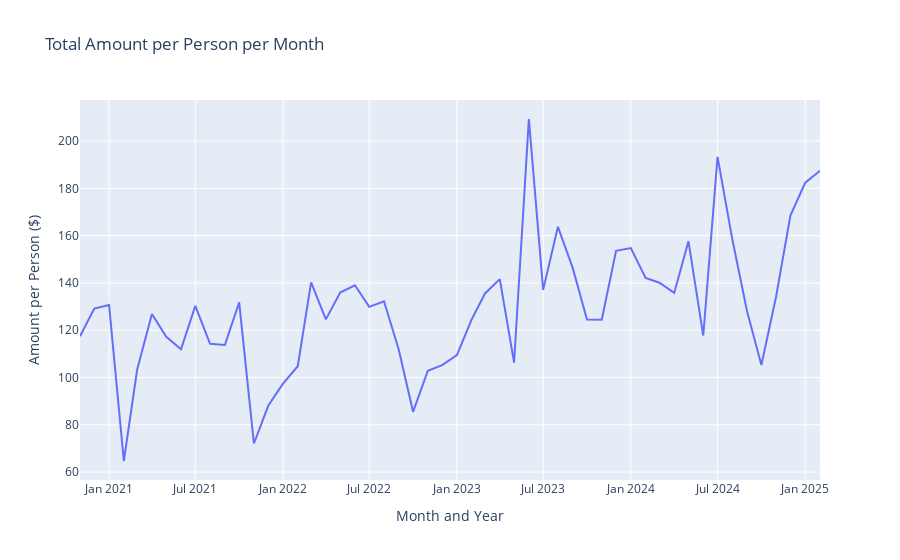

This figure's notebook cell:
### Markdown cell above
<a id="amount-per-person"></a>
## Amount per Person
[Back to Top](#)

### Code cell
# group by year and month, sum Amount
monthly_amount = df.groupby(df["Date"].dt.to_period("M"))["Amount"].sum().reset_index()
monthly_amount["Date"] = monthly_amount["Date"].astype(
    str
)  # convert to string for Plotly

# calculate amount per person
monthly_amount["Amount_per_person"] = monthly_amount["Amount"] / 3

# plot
fig = px.line(
    monthly_amount,
    x="Date",
    y="Amount_per_person",
    title="Total Amount per Person per Month",
    labels={"Date": "Month and Year", "Amount_per_person": "Amount per Person ($)"},
)

# format y-axis to show currency
fig.update_traces(hovertemplate="Month and Year: %{x}<br>Amount per Person: $%{y:.2f}")
fig.show()

### Figure 1 — Plotly figure (JSON) as saved in the notebook; plotly's stock layout.template omitted (floating-point values rounded to 4 significant figures)
{"data": [{"hovertemplate": "Month and Year: %{x}<br>Amount per Person: $%{y:.2f}", "legendgroup": "", "line": {"color": "#636efa", "dash": "solid"}, "marker": {"symbol": "circle"}, "mode": "lines", "name": "", "orientation": "v", "showlegend": false, "type": "scatter", "x": ["2020-11", "2020-12", "2021-01", "2021-02", "2021-03", "2021-04", "2021-05", "2021-06", "2021-07", "2021-08", "2021-09", "2021-10", "2021-11", "2021-12", "2022-01", "2022-02", "2022-03", "2022-04", "2022-05", "2022-06", "2022-07", "2022-08", "2022-09", "2022-10", "2022-11", "2022-12", "2023-01", "2023-02", "2023-03", "2023-04", "2023-05", "2023-06", "2023-07", "2023-08", "2023-09", "2023-10", "2023-11", "2023-12", "2024-01", "2024-02", "2024-03", "2024-04", "2024-05", "2024-06", "2024-07", "2024-08", "2024-09", "2024-10", "2024-11", "2024-12", "2025-01", "2025-02"], "xaxis": "x", "y": [117.4, 129.2, 130.7, 64.67, 103.4, 126.8, 117.2, 112.0, 130.3, 114.3, 113.7, 131.8, 72.07, 88.01, 97.41, 104.8, 140.2, 124.6, 135.9, 139.0, 129.9, 132.3, 111.7, 85.49, 102.8, 105.2, 109.5, 124.6, 135.5, 141.6, 106.3, 209.4, 137.1, 163.7, 146.4, 124.5, 124.4, 153.6, 154.8, 142.1, 140.1, 135.8, 157.6, 117.8, 193.3, 158.5, 127.9, 105.3, 134.4, 168.6, 182.4, 187.5], "yaxis": "y"}], "layout": {"legend": {"tracegroupgap": 0}, "title": {"text": "Total Amount per Person per Month"}, "xaxis": {"anchor": "y", "domain": [0, 1], "title": {"text": "Month and Year"}}, "yaxis": {"anchor": "x", "domain": [0, 1], "title": {"text": "Amount per Person ($)"}}}}
